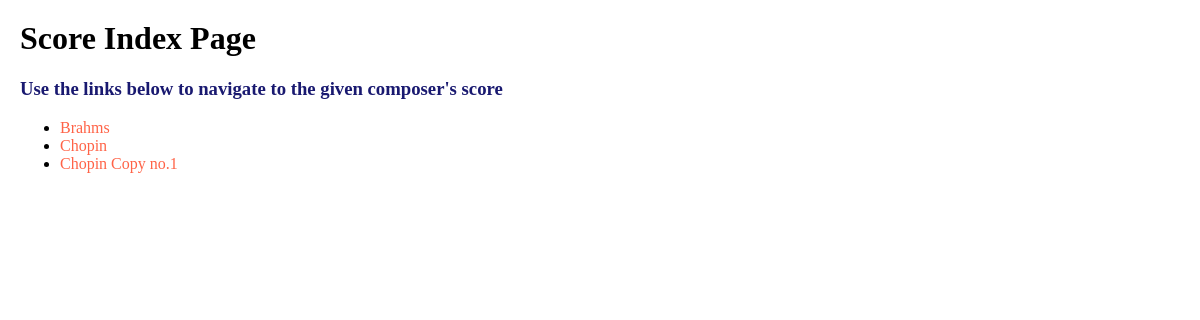
The page / on the database its author committed.
### scores/models.py (models this page shows)
class Scores(models.Model):
    composer = models.CharField(max_length=200)
    scorePDF = models.FileField()
    scoreMEI = models.FileField()

### scores/views.py (the view)
# urls.py: path('', views.index, name='index'),
def index(request):
    score_list = Scores.objects.order_by("composer")[:]
    context = {'score_list': score_list}
    return render(request, 'index.html', context)

### scores/templates/index.html (shortened to what this page needs)
<html>
	<head>
		<link rel="stylesheet" type="text/css" href="/static/style.css">
	</head>
	<body>
		<h1> Score Index Page </h1>
		<h3> Use the links below to navigate to the given composer's score </h3>
		<ul>
			{% for score in score_list %}
				<li>
					<a href="score_viewer/{{score.composer}}">{{score.composer}}</a>
				</li>
			{% endfor %}
		</ul>
	</body>
</html>

### scores/static/style.css (style rules this page uses)
body { padding: 1%; }
h3 { color: midnightblue; }
a { text-decoration: none; color: tomato; }

### rows shown on the page
Scores: composer "Brahms"
Scores: composer "Chopin"
Scores: composer "Chopin Copy no.1"
